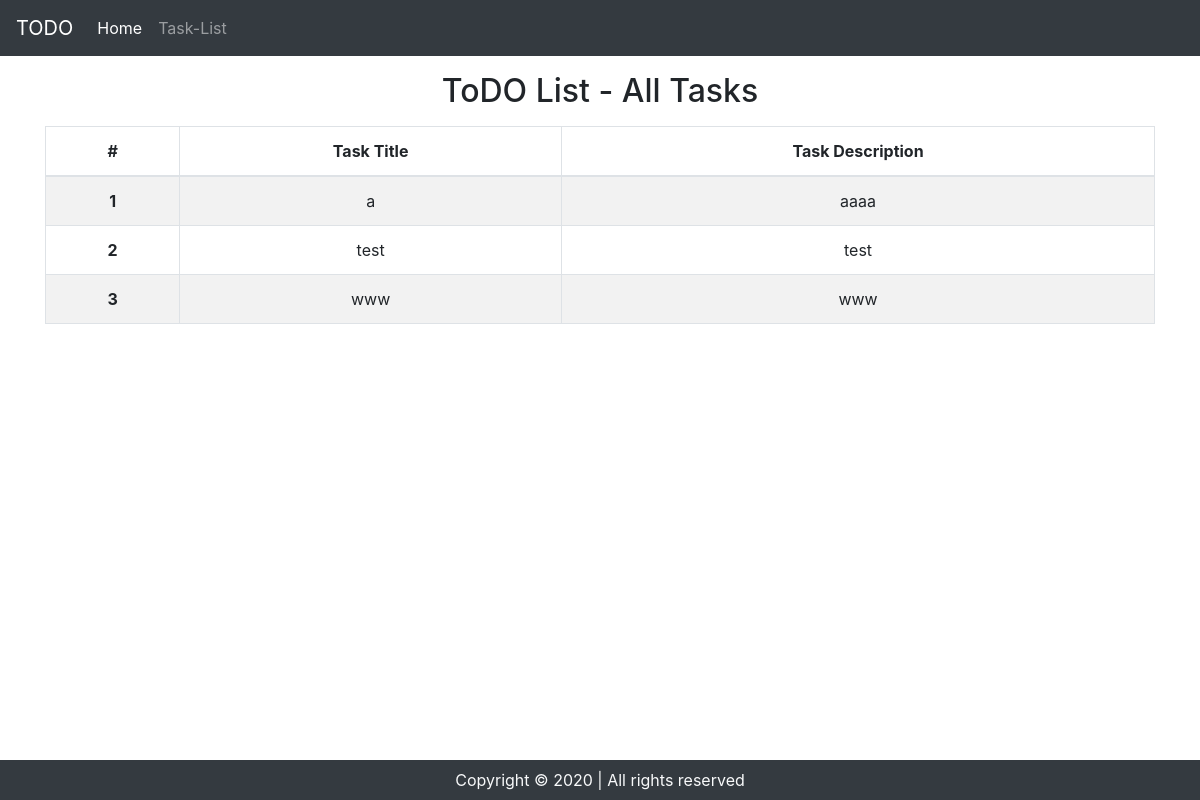
The app's page /task, older data.
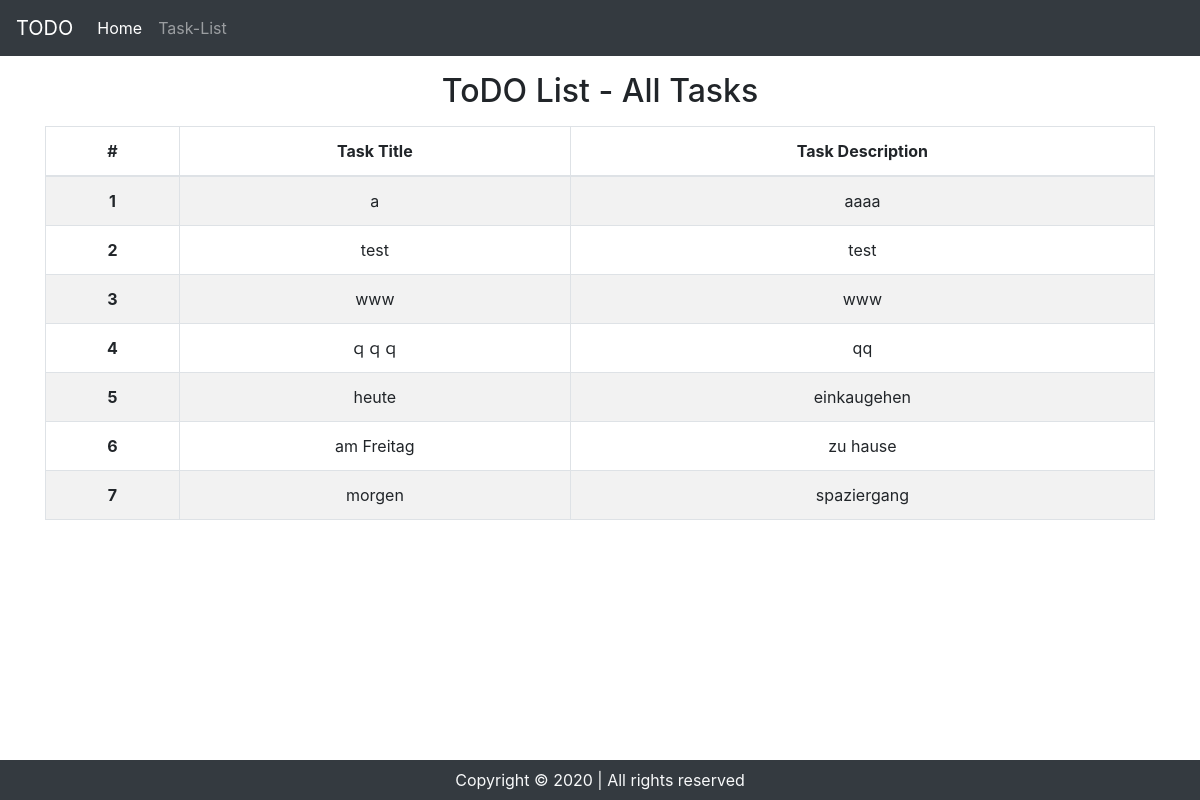
The same page, newer data.
### TodoList/models.py (models this page shows, shortened)
class Task(models.Model):
    taskTitle = models.CharField(max_length=30)
    taskDesc = models.TextField()
    time = models.DateTimeField(auto_now_add=True)

### TodoList/views.py (the view)
# urls.py: path('task', views.task, name='task'),
def task(request):
    allTasks = Task.objects.all()
    context = {'tasks' : allTasks}
    return render(request, 'task.html', context)

### templates/task.html (shortened to what this page needs)
{% extends 'base.html' %}
{% load static %}
{% block homeactive %}active{% endblock homeactive%}
{% block content %}
  <div class="container ">
      <h2 class="text-center my-3">ToDO List - All Tasks</h2>
      <table class="table table-bordered table-striped text-center">
        <thead>
          <tr>
            <th scope="col">#</th>
            <th scope="col">Task Title</th>
            <th scope="col">Task Description</th>
          </tr>
        </thead>
        <tbody>
        {% for task  in tasks  %}
          <tr>
            <th scope="row">{{forloop.counter}}</th>
            <td>{{task.taskTitle}}</td>
            <td>{{task.taskDesc}}</td>
          </tr>
        {% endfor %}
        </tbody>
      </table>
  </div>
{% endblock content %}

### templates/base.html (shortened to what this page needs)
{% load static %}
<!doctype html>
<html lang="en">
  <head>
    <link rel="stylesheet" href="https://stackpath.bootstrapcdn.com/bootstrap/4.5.2/css/bootstrap.min.css">
  </head>
  <body>
    <nav class="navbar navbar-expand-lg navbar-dark bg-dark">
        <a class="navbar-brand" href="/">TODO</a>
        <div class="collapse navbar-collapse" id="navbarNavAltMarkup">
            <ul class="navbar-nav mr-auto">
                <li class="nav-item {% block homeactive %}{% endblock homeactive%}">
                 <a class="nav-link active" href="/">Home <span class="sr-only">(current)</span></a>
                </li>
                <li>
                 <a class="nav-link" href="/task">Task-List</a>
                </li>
            </ul>
          </div>
    </nav>
      {% block content %}
      {% endblock content %}
      <footer>
       <p class="fixed-bottom text-center text-light bg-dark py-2 my-0">Copyright &copy; 2020 | All rights reserved
       </p>
      </footer>
  </body>
</html>

Row changes from the older to the newer data that the page shows:
added Task: taskTitle "ｑｑｑ", taskDesc "qq"
added Task: taskTitle "heute", taskDesc "einkaugehen"
added Task: taskTitle "am Freitag", taskDesc "zu hause"
added Task: taskTitle "morgen", taskDesc "spaziergang"
